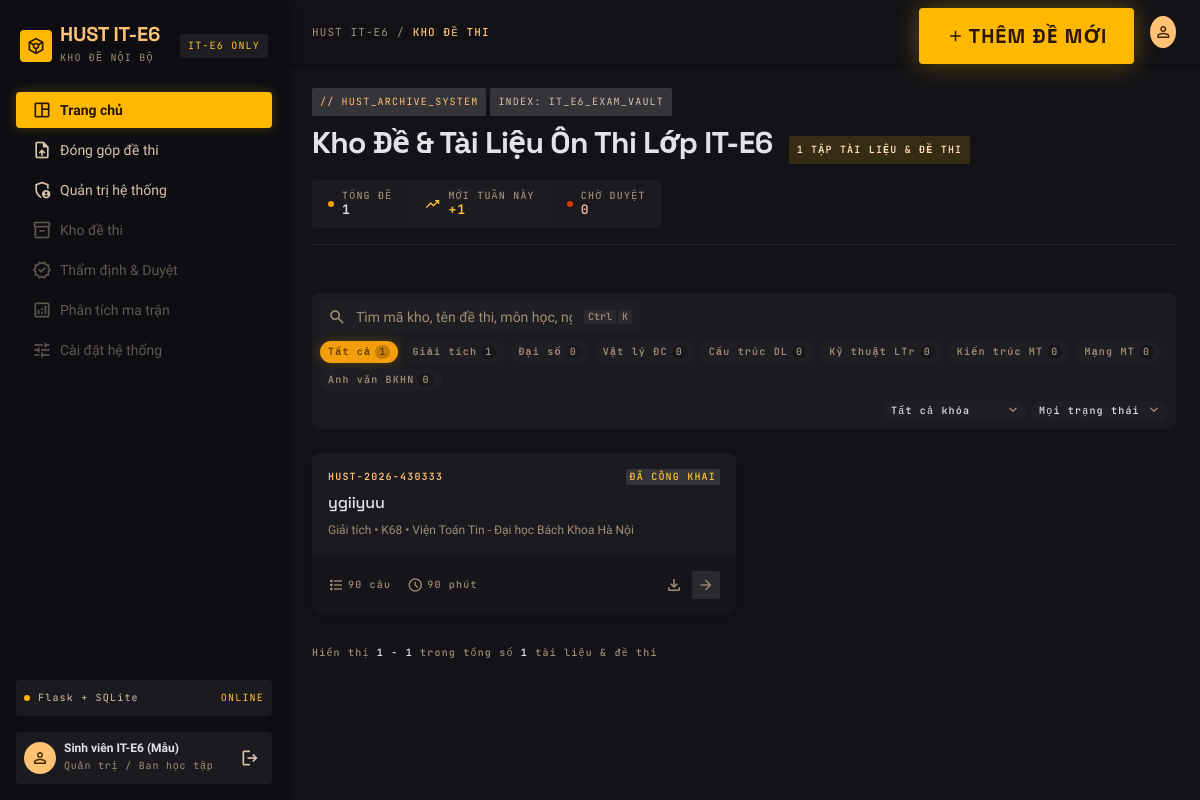
The app's page /dashboard (signed in), older data.
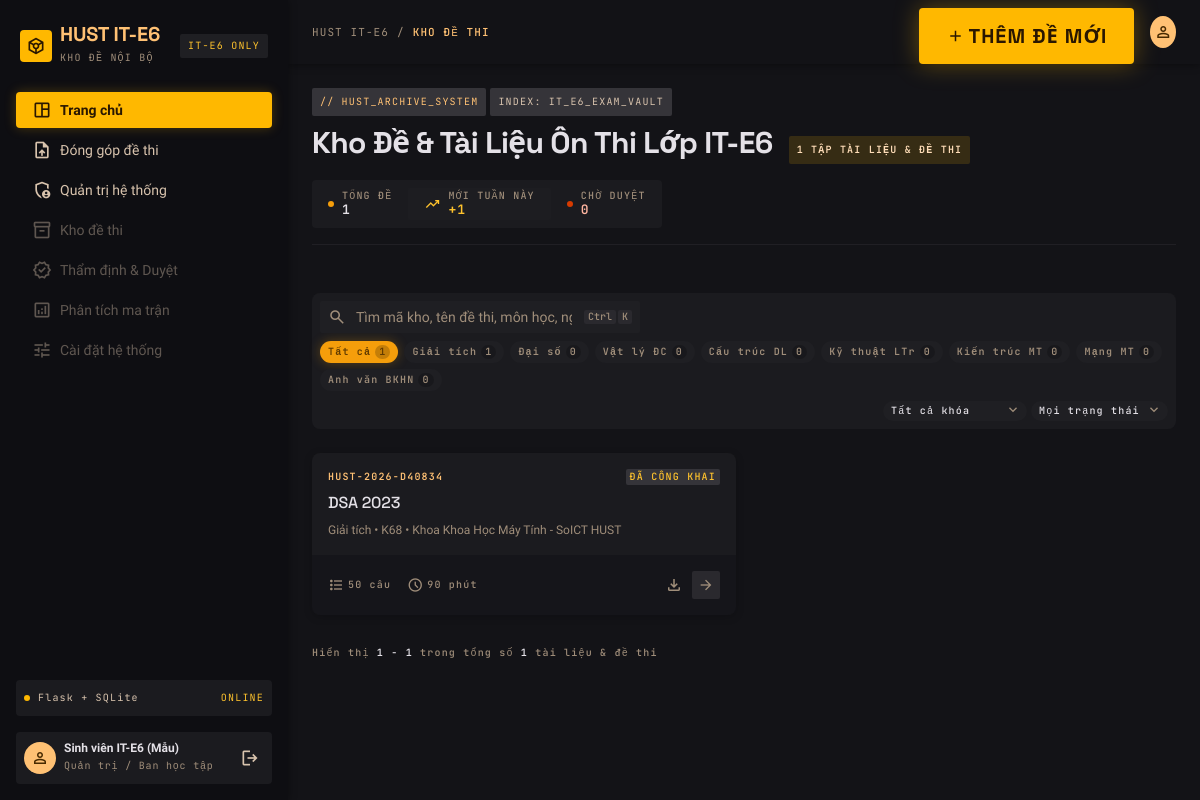
The same page, newer data.
### tables this page shows
CREATE TABLE "User" (
            id            INTEGER PRIMARY KEY AUTOINCREMENT,
            mssv          TEXT UNIQUE,                       -- vd: 20235678
            email         TEXT UNIQUE NOT NULL,              -- vd: 20235678@sis.hust.edu.vn
            password_hash TEXT NOT NULL,
            full_name     TEXT,
            role          TEXT NOT NULL DEFAULT 'student',   -- 'student' | 'admin'
            is_active     INTEGER NOT NULL DEFAULT 1,
            created_at    TEXT NOT NULL DEFAULT CURRENT_TIMESTAMP
        );

CREATE TABLE Subject (
    id   INTEGER PRIMARY KEY AUTOINCREMENT,
    name TEXT UNIQUE NOT NULL
);

CREATE TABLE ExamFile (
    id            INTEGER PRIMARY KEY AUTOINCREMENT,
    uploader_id   INTEGER NOT NULL,
    original_name TEXT NOT NULL,
    stored_name   TEXT UNIQUE NOT NULL,
    ext           TEXT NOT NULL,
    mime          TEXT NOT NULL,
    size_bytes    INTEGER NOT NULL,
    sha256        TEXT NOT NULL,
    page_count    INTEGER,
    width         INTEGER,
    height        INTEGER,
    text_layer    INTEGER,
    zip_entries   INTEGER,
    zip_preview   TEXT,
    exam_id       INTEGER,              -- NULL = tep dang cho (chua luu de thi)
    created_at    TEXT NOT NULL
, drive_file_id TEXT);

CREATE TABLE Exam (
    id            INTEGER PRIMARY KEY AUTOINCREMENT,
    vault_id      TEXT UNIQUE NOT NULL,
    title         TEXT NOT NULL,
    subject_id    INTEGER NOT NULL,
    cohort        TEXT NOT NULL,
    source_id     INTEGER NOT NULL,
    duration_min  INTEGER NOT NULL,
    num_questions INTEGER NOT NULL,
    grading_scale TEXT NOT NULL,
    nb_th         INTEGER NOT NULL DEFAULT 0,
    vd            INTEGER NOT NULL DEFAULT 0,
    vdc           INTEGER NOT NULL DEFAULT 0,
    status        TEXT NOT NULL,
    uploader_id   INTEGER NOT NULL,
    file_id       INTEGER UNIQUE NOT NULL,
    created_at    TEXT NOT NULL
);

CREATE TABLE Source (
    id   INTEGER PRIMARY KEY AUTOINCREMENT,
    name TEXT UNIQUE NOT NULL
);

### app.py (the view)
@app.route("/dashboard")
@login_required
def dashboard():
    db = get_db()
    scope_sql = "1 = 1"
    scope_args = []
    q = re.sub(r"\s+", " ", request.args.get("q", "")).strip()[:100]
    subject_id = to_int(request.args.get("subject"), 1, 2 ** 31)
    status = request.args.get("status", "")
    cohort = request.args.get("cohort", "")
    if status not in STATUSES:
        status = ""
    if cohort not in dict(COHORTS):
        cohort = ""
    filters = {"q": q, "subject": subject_id, "status": status, "cohort": cohort}
    where, args = [scope_sql], list(scope_args)
    if subject_id:
        where.append("e.subject_id = ?")
        args.append(subject_id)
    if status:
        where.append("e.status = ?")
        args.append(status)
    if cohort:
        where.append("e.cohort = ?")
        args.append(cohort)
    if q:
        like = "%" + q.replace("\\", "\\\\").replace("%", "\\%").replace("_", "\\_") + "%"
        where.append("(e.title LIKE ? ESCAPE '\\' OR e.vault_id LIKE ? ESCAPE '\\' "
                     "OR s.name LIKE ? ESCAPE '\\' OR src.name LIKE ? ESCAPE '\\')")
        args += [like] * 4
    where_sql = " AND ".join(where)
    from_sql = """FROM Exam e
        JOIN Subject s   ON s.id   = e.subject_id
        JOIN Source  src ON src.id = e.source_id
        JOIN ExamFile f  ON f.id   = e.file_id"""
    total = db.execute(f"SELECT COUNT(*) {from_sql} WHERE {where_sql}", args).fetchone()[0]
    pages = max(1, -(-total // DASH_PER_PAGE))
    page = min(max(to_int(request.args.get("page"), 1, 10 ** 6) or 1, 1), pages)
    offset = (page - 1) * DASH_PER_PAGE
    exams = db.execute(
        f"""SELECT e.id, e.vault_id, e.title, e.cohort, e.status, e.num_questions,
                   e.duration_min, e.created_at, s.name AS subject_name,
                   src.name AS source_name, f.id AS file_id, f.ext
            {from_sql} WHERE {where_sql}
            ORDER BY e.id DESC LIMIT ? OFFSET ?""",
        args + [DASH_PER_PAGE, offset],
    ).fetchall()
    week_ago = (datetime.now(VN_TZ) - timedelta(days=7)).strftime("%Y-%m-%d %H:%M:%S")
    stats = db.execute(
        f"""SELECT COUNT(*) AS total,
                   COALESCE(SUM(e.created_at >= ?), 0) AS new_week,
                   COALESCE(SUM(e.status = 'pending'), 0) AS pending
            FROM Exam e WHERE {scope_sql}""",
        [week_ago] + scope_args,
    ).fetchone()
    subjects = db.execute(
        f"""SELECT s.id, s.name, COUNT(e.id) AS n
            FROM Subject s LEFT JOIN Exam e ON e.subject_id = s.id AND {scope_sql}
            GROUP BY s.id ORDER BY s.id""",
        scope_args,
    ).fetchall()
    def link(**over):
        d = dict(filters)
        d.update(over)
        d = {k: v for k, v in d.items() if v not in (None, "")}
        return url_for("dashboard", **d)
    return render_template(
        "dashboard.html",
        exams=exams, stats=stats, subjects=subjects, link=link,
        q=q, subject_id=subject_id, status=status, cohort=cohort,
        has_filter=bool(q or subject_id or status or cohort),
        cohorts=COHORTS, total=total, page=page, pages=pages,
        pages_nav=page_window(page, pages),
        first=offset + 1 if total else 0, last=offset + len(exams),
    )

### app.py (called while the page is built, shortened)
def get_db():
    if "db" not in g:
        g.db = sqlite3.connect(DATABASE)
        g.db.row_factory = sqlite3.Row
    return g.db

@login_manager.user_loader
def load_user(user_id):
    row = get_db().execute('SELECT * FROM "User" WHERE id = ?', (user_id,)).fetchone()
    user = User(row) if row else None
    return user if user and user.is_active else None

def csrf_token():
    if "_csrf" not in session:
        session["_csrf"] = secrets.token_hex(16)
    return session["_csrf"]

@app.after_request
def security_headers(resp):
    resp.headers.setdefault("X-Content-Type-Options", "nosniff")
    resp.headers.setdefault("X-Frame-Options", "SAMEORIGIN")
    resp.headers.setdefault("Referrer-Policy", "same-origin")
    return resp

def page_window(page, pages):
    if pages <= 7:
        return list(range(1, pages + 1))

def to_int(value, lo, hi):
    try:
        n = int(str(value).strip())
    except (TypeError, ValueError):
        return None
    return n if lo <= n <= hi else None

    @property
    def is_active(self):
        return self._active

    @property
    def is_admin(self):
        return self.role == "admin"

    @property
    def display_name(self):
        return self.full_name or self.email

    @property
    def role_label(self):
        return ROLE_LABELS.get(self.role, self.role)

### templates/dashboard.html (shortened to what this page needs)
{% extends "base_app.html" %}
{% block crumbs %}
  <span>HUST IT-E6</span><span class="sep">/</span><span class="is-current">Kho đề thi</span>
{% endblock %}
{% block actions %}
  <a class="btn-primary vt-add" href="{{ url_for('contribute') }}">
    <span class="material-symbols-outlined icon-18">add</span><span>Thêm đề mới</span>
  </a>
{% endblock %}
{% block content %}
{% set badge = {'published': 'is-published', 'pending': 'is-pending', 'draft': 'is-draft'} %}
<div class="vault">
  <div class="page-head">
    <div class="page-head__left">
      <div class="tag-row">
        <span class="chip chip--plain c-accent-soft">// HUST_ARCHIVE_SYSTEM</span>
        <span class="chip chip--plain">INDEX: IT_E6_EXAM_VAULT</span>
      </div>
      <div class="page-head__title">
        <h1>Kho Đề &amp; Tài Liệu Ôn Thi Lớp IT-E6</h1>
        <div class="tag-row">
          <span class="chip chip--accent">{{ '{:,}'.format(stats.total) }} TẬP TÀI LIỆU &amp; ĐỀ THI</span>
        </div>
      </div>
    </div>
    <div class="vt-stats">
      <div class="vt-stat">
        <span class="vt-dot"></span>
        <div><span class="vt-stat__label">TỔNG ĐỀ</span><strong>{{ '{:,}'.format(stats.total) }}</strong></div>
      </div>
      <div class="vt-stat vt-stat--mid">
        <span class="material-symbols-outlined icon-16 vt-c-tertiary">trending_up</span>
        <div><span class="vt-stat__label">MỚI TUẦN NÀY</span><strong class="vt-c-tertiary">+{{ stats.new_week }}</strong></div>
      </div>
      <div class="vt-stat">
        <span class="vt-dot vt-dot--danger pulse"></span>
        <div><span class="vt-stat__label">CHỜ DUYỆT</span><strong class="vt-c-secondary">{{ stats.pending }}</strong></div>
      </div>
    </div>
  </div>
  <form class="vt-toolbar" id="filterForm" method="get" action="{{ url_for('dashboard') }}">
    <div class="vt-search">
      <input id="examSearchInput" name="q" type="text" value="{{ q }}" maxlength="100"
             placeholder="Tìm mã kho, tên đề thi, môn học, nguồn đề..." autocomplete="off">
      <span class="vt-search__keys"><kbd>Ctrl</kbd><kbd>K</kbd></span>
    </div>
    <div class="vt-filters">
      <div class="vt-pills">
        <a class="vt-pill {{ 'is-active' if not subject_id }}" href="{{ link(subject=None) }}">
          <span>Tất cả</span><span class="vt-pill__n">{{ stats.total }}</span>
        </a>
        {% for s in subjects %}
        <a class="vt-pill {{ 'is-active' if subject_id == s.id }}" href="{{ link(subject=s.id) }}">
          <span>{{ s.name }}</span><span class="vt-pill__n">{{ s.n }}</span>
        </a>
        {% endfor %}
      </div>
      <div class="vt-selects">
        <div class="vt-select">
          <select name="cohort" data-autosubmit aria-label="Lọc theo khóa">
            <option value="">Tất cả khóa</option>
          </select>
        </div>
        <div class="vt-select">
          <select name="status" data-autosubmit aria-label="Lọc theo trạng thái">
            <option value="">Mọi trạng thái</option>
          </select>
        </div>
      </div>
    </div>
  </form>
  {% if exams %}
  <section class="vt-grid">
    {% for e in exams %}
    <div class="vt-card" role="link" tabindex="0"
         data-href="{{ url_for('file_download' if e.ext == '.zip' else 'file_preview', file_id=e.file_id) }}"
         data-zip="{{ 1 if e.ext == '.zip' else 0 }}">
      <div class="vt-card__body">
        <div class="vt-card__top">
          <span class="vt-card__id">{{ e.vault_id }}</span>
          <span class="vt-badge {{ badge[e.status] }}">{{ status_labels[e.status]|upper }}</span>
        </div>
        <h2 class="vt-card__title">{{ e.title }}</h2>
        <p class="vt-card__sub">{{ e.subject_name }} &bull; {{ e.cohort }} &bull; {{ e.source_name }}</p>
      </div>
      <div class="vt-card__foot">
        <div class="vt-card__meta">
          <span><span class="material-symbols-outlined icon-16">format_list_bulleted</span>{{ e.num_questions }} câu</span>
          <span><span class="material-symbols-outlined icon-16">schedule</span>{{ e.duration_min }} phút</span>
        </div>
        <div class="vt-card__actions">
          <a class="vt-icon-btn" href="{{ url_for('file_download', file_id=e.file_id) }}"
             title="Tải tệp xuống" aria-label="Tải tệp xuống">
            <span class="material-symbols-outlined icon-18">download</span>
          </a>
          <span class="vt-go"><span class="material-symbols-outlined icon-16">arrow_forward</span></span>
        </div>
      </div>
    </div>
    {% endfor %}
  </section>
  {% endif %}
  <footer class="vt-foot">
    <div>Hiển thị <b>{{ first }} - {{ last }}</b> trong tổng số <b>{{ '{:,}'.format(total) }}</b> tài liệu &amp; đề thi</div>
  </footer>
</div>
{% endblock %}

### templates/base_app.html (shortened to what this page needs)
<!DOCTYPE html>
<html lang="vi">
<head>
  <link rel="stylesheet" href="{{ url_for('static', filename='css/style.css') }}">
  <link rel="stylesheet" href="{{ url_for('static', filename='css/app.css') }}">
</head>
<body class="app">
  <aside class="sidebar" id="sidebar">
    <div class="sidebar__top">
      <div class="sidebar__brand">
        <div class="sidebar__brand-left">
          <div class="logo-box"><span class="material-symbols-outlined icon-20">token</span></div>
          <div class="sidebar__brand-text">
            <strong>HUST IT-E6</strong>
            <span>KHO ĐỀ NỘI BỘ</span>
          </div>
        </div>
        <span class="chip" style="color:var(--warn)">IT-E6 ONLY</span>
      </div>
      <nav class="nav" aria-label="Điều hướng">
        <a class="nav__item {{ 'is-active' if request.endpoint == 'dashboard' }}" href="{{ url_for('dashboard') }}">
          <span class="material-symbols-outlined icon-20">space_dashboard</span><span>Trang chủ</span>
        </a>
        <a class="nav__item {{ 'is-active' if request.endpoint == 'contribute' }}" href="{{ url_for('contribute') }}">
          <span class="material-symbols-outlined icon-20">upload_file</span><span>Đóng góp đề thi</span>
        </a>
        {% if current_user.is_admin %}
        <a class="nav__item {{ 'is-active' if request.endpoint == 'admin' }}" href="{{ url_for('admin') }}">
          <span class="material-symbols-outlined icon-20">admin_panel_settings</span><span>Quản trị hệ thống</span>
        </a>
        {% endif %}
        <span class="nav__item is-disabled" aria-disabled="true" title="Chưa mở">
          <span class="material-symbols-outlined icon-20">inventory_2</span><span>Kho đề thi</span>
        </span>
        <span class="nav__item is-disabled" aria-disabled="true" title="Chưa mở">
          <span class="material-symbols-outlined icon-20">verified</span><span>Thẩm định &amp; Duyệt</span>
        </span>
        <span class="nav__item is-disabled" aria-disabled="true" title="Chưa mở">
          <span class="material-symbols-outlined icon-20">analytics</span><span>Phân tích ma trận</span>
        </span>
        <span class="nav__item is-disabled" aria-disabled="true" title="Chưa mở">
          <span class="material-symbols-outlined icon-20">tune</span><span>Cài đặt hệ thống</span>
        </span>
      </nav>
    </div>
    <div class="sidebar__bottom">
      <div class="side-card side-card--row">
        <div class="inline-row"><span class="pulse-dot"></span><span>Flask + SQLite</span></div>
        <span style="color:var(--warn);font-family:var(--font-mono);font-size:10px;letter-spacing:.12em">ONLINE</span>
      </div>
      <div class="side-card side-card--row">
        <div class="side-user">
          <div class="avatar"><span class="material-symbols-outlined icon-18">person</span></div>
          <div class="side-user__text">
            <strong>{{ current_user.display_name }}</strong>
            <span>{{ current_user.role_label }}</span>
          </div>
        </div>
        <form method="POST" action="{{ url_for('logout') }}">
          <button class="icon-btn" type="submit" title="Đăng xuất" aria-label="Đăng xuất">
            <span class="material-symbols-outlined icon-20">logout</span>
          </button>
        </form>
      </div>
    </div>
  </aside>
  <div class="app-main">
    <header class="topbar">
      <div class="topbar__left">
        <div class="crumbs">{% block crumbs %}<span>HUST IT-E6</span>{% endblock %}</div>
      </div>
      <div class="topbar__right">
        {% block actions %}{% endblock %}
        <div class="avatar"><span class="material-symbols-outlined icon-18">person</span></div>
      </div>
    </header>
    <main class="workspace">
      {% block content %}{% endblock %}
    </main>
  </div>
</body>
</html>

Row changes from the older to the newer data that the page shows:
removed ExamFile: vault_id "HUST-2026-430333", title "ygiiyuu", subject_name "Giải tích", cohort "K68", source_name "Viện Toán Tin - Đại học Bách Khoa Hà Nội", num_questions "90", duration_min "90"
added ExamFile: vault_id "HUST-2026-D40834", title "DSA 2023", subject_name "Giải tích", cohort "K68", source_name "Khoa Khoa Học Máy Tính - SoICT HUST", num_questions "50", duration_min "90"
